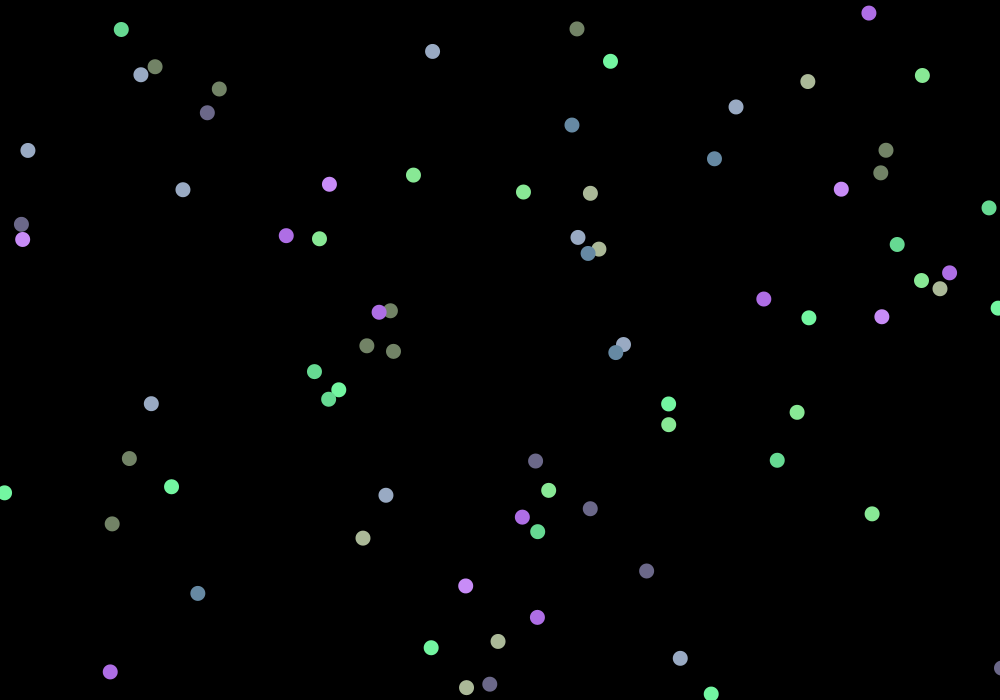
Frame 1 (no input)
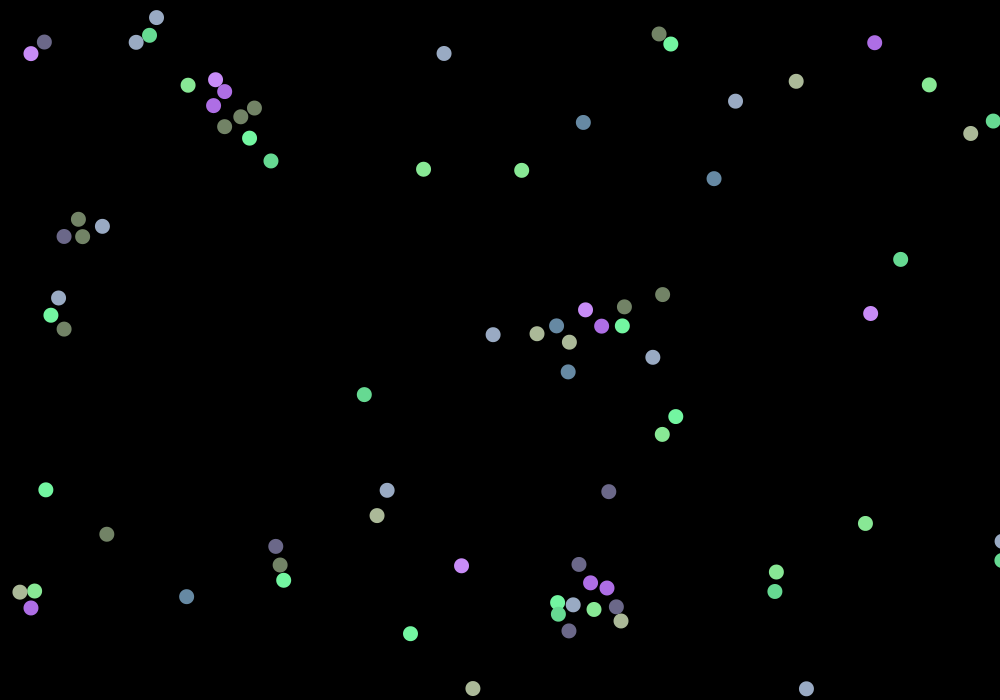
Frame 60 (the mouse pressed at the canvas centre just before this capture)
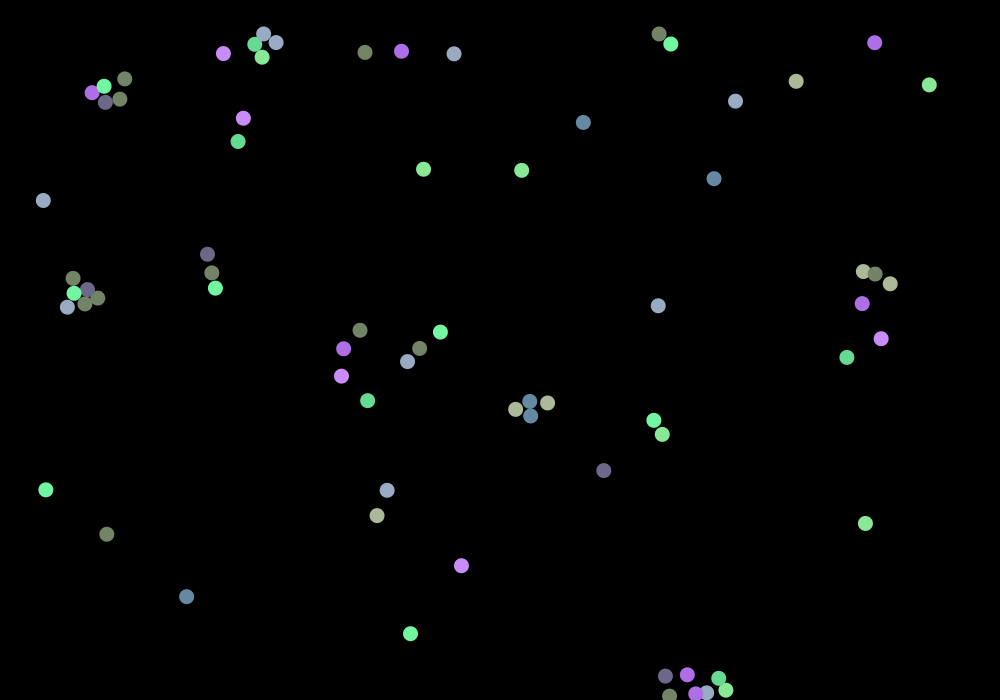
Frame 120 (the mouse held since frame 60 and released just before this capture)

The Processing sketch that drew these frames (run headless with seeded random() and noise(); from frame 60 on, the mouse is pressed at the canvas centre):

// Processing sketch: ParticleLife
// ── ParticleLife.pde
float scale;
float xPan;
float yPan;
float truMouseX;
float truMouseY;

int colorNum;
int particleNum;
int simWidth, simHeight;
ParticleColor[] knownParticles;
Particle[] particles;

void setup() {
  size(1000, 700);
  xPan = width/2;
  yPan = height/2;
  scale = 1;
  noStroke();
  colorNum = 10;
  simWidth = 3000;
  simHeight = 2000;
  particleNum = 700;
  knownParticles = new ParticleColor[colorNum];
  for (int i = 0; i < colorNum; i++) {
    knownParticles[i] = new ParticleColor(new PVector(random(100, 255), random(100, 255), random(100, 255)));
  }
  for (int i = 0; i < colorNum; i++) {
    knownParticles[i].setupParticle(i);
  }
  particles = new Particle[particleNum];
  for (int i = 0; i < particleNum; i++) {
    particles[i] = new Particle(knownParticles[int(random(colorNum))]);
  }
}

void draw() {
  truMouseX = (mouseX + xPan - width/2)/scale;
  truMouseY = (mouseY + yPan - height/2)/scale;
  pushMatrix();
  translate(-xPan, -yPan);
  translate(width/2, height/2);
  scale(scale);
  background(0);
  for (int i = 0; i < particleNum; i++) {
    particles[i].update();
  }
  for (int i = 0; i < particleNum; i++) {
    particles[i].display();
  }
  popMatrix();
}

void mouseDragged () {
  xPan += (pmouseX - mouseX);
  yPan += (pmouseY - mouseY);
}

void mouseWheel (MouseEvent event) {
  float scaleAmt = 1 + (.1 * event.getCount());

  scale *= scaleAmt;
  xPan *= scaleAmt;
  yPan *= scaleAmt;
}

// ── Particle.pde
class Particle {
  ParticleColor pColor;
  PVector pos, vel, acc;
  Particle(ParticleColor _c) {
    pColor = _c;
    pos = new PVector(random(simWidth), random(simHeight));
    vel = new PVector(random(-100, 100), random(-100, 100));
    acc = new PVector(0, 0);
  }

  void update() {
    acc = seek().mult(5);
    acc.add(checkCollision().mult(600));
    acc.add(avoidWalls().setMag(15));
    acc.normalize();
    acc.mult(pColor.maxSpeed);
    vel.add(acc);
    vel.limit(pColor.maxSpeed);
    pos.add(vel);
    vel.mult(.7);
  }

  void display() {
    fill(pColor.particleColor.x, pColor.particleColor.y, pColor.particleColor.z);
    ellipse(pos.x, pos.y, 15, 15);
  }

  PVector seek() {
    PVector seekDir = new PVector(0, 0);
    for (int i = 0; i  < particles.length; i++) {
      int index = particles[i].pColor.index;
      if (PVector.dist(particles[i].pos, pos) < pColor.getMaxDistWeight(index) && PVector.dist(particles[i].pos, pos) > pColor.getMinDistWeight(index) && PVector.dist(particles[i].pos, pos) > 15) {
        PVector dir = PVector.sub(particles[i].pos, pos);
        dir.normalize();
        dir.mult(pColor.getForce(index));
        dir.div(PVector.dist(particles[i].pos, pos));
        seekDir.add(dir);
      }
    }
    seekDir.normalize();
    return seekDir;
  }

  PVector checkCollision() {
    PVector seekDir = new PVector(0, 0);
    for (int i = 0; i  < particles.length; i++) {
      int index = particles[i].pColor.index;
      if (PVector.dist(particles[i].pos, pos) <= 15 && PVector.dist(particles[i].pos, pos) > 0) {
        PVector dir = PVector.sub(particles[i].pos, pos);
        dir.normalize();
        dir.mult(-1);
        seekDir.add(dir);
      }
    }
    seekDir.normalize();
    return seekDir;
  }

  PVector avoidWalls() {
    PVector eh = new PVector(0, 0);
    if (pos.x < 30) {
      eh.x += 1;
    } else if (pos.x > simWidth - 30) {
      eh.x -= 1;
    }

    if (pos.y < 30) {
      eh.y += 1;
    } else if (pos.y > simHeight - 30) {
      eh.y -= 1;
    }
    eh.normalize();
    return eh;
  }
}

// ── ParticleColor.pde
class ParticleColor{
  PVector particleColor;
  String pColor;
  float[] forces;
  int index;
  float[] minDistWeight;
  float[] maxDistWeight;
  float maxSpeed;
  ParticleColor(PVector _p){
    particleColor = _p;
    forces = new float[colorNum];
    minDistWeight = new float[colorNum];
    maxDistWeight = new float[colorNum];
    maxSpeed = 5;
  }
  /*
  ParticleColor(PVector _p, String _pc){
    pColor = _pc;
    particleColor = _p;
    forces = new float[colorNum];
  }
  */
  void setupParticle(int in){
    for(int i = 0; i < colorNum; i++){
      forces[i] = random(-1, 1);
      minDistWeight[i] = random(15, 40);
      maxDistWeight[i] = random(20, 70);
    }
    index = in;
  }
  
  float getForce(int i){
    return forces[i];
  }
  float getMinDistWeight(int i){
    return minDistWeight[i];
  }
  float getMaxDistWeight(int i){
    return maxDistWeight[i];
  }
}
